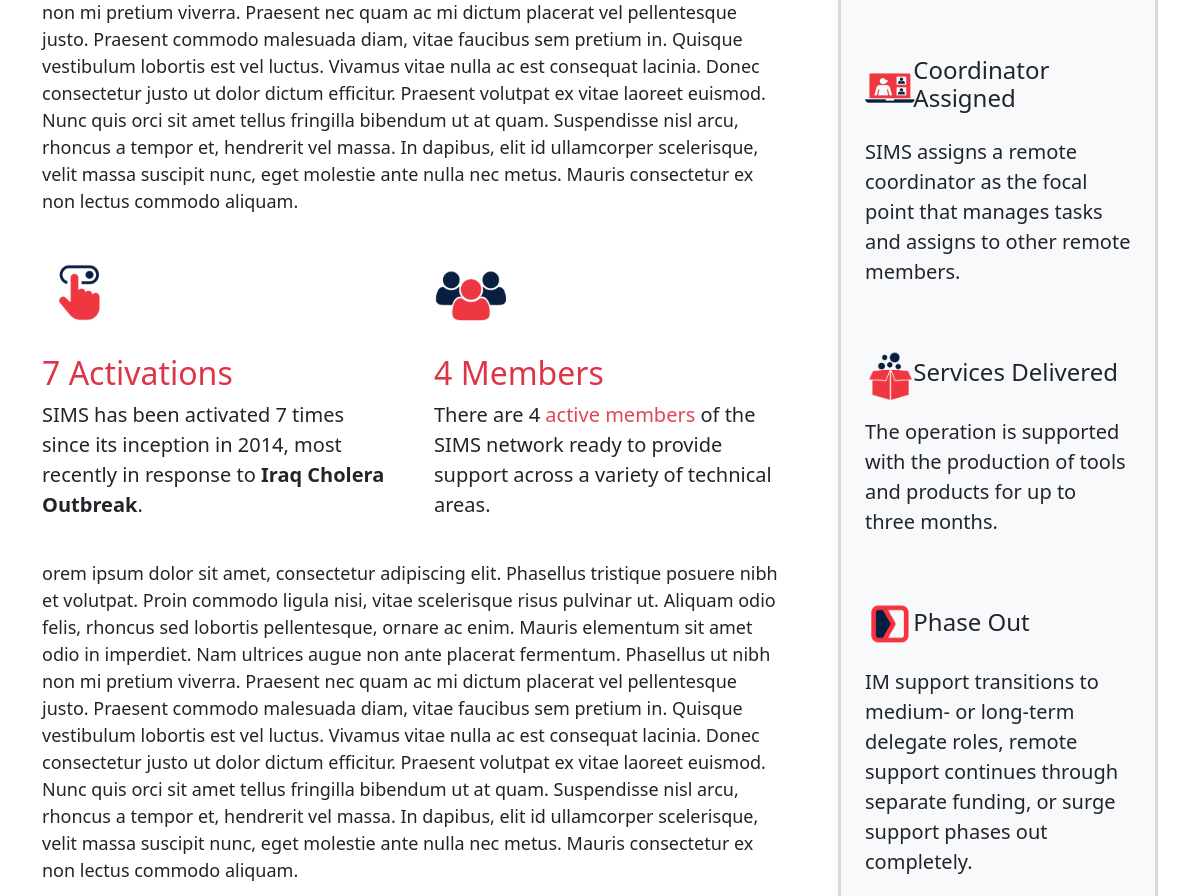
The app's page /about (middle part), older data.
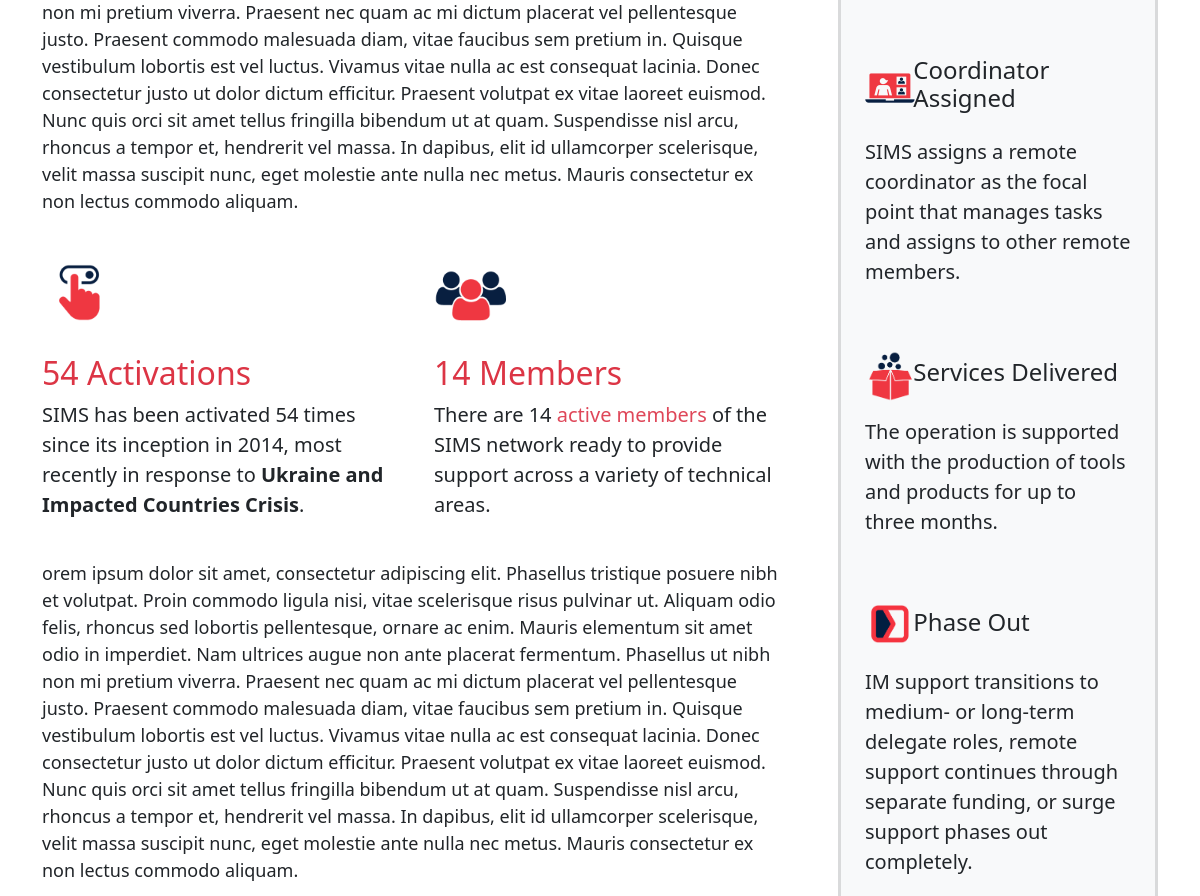
The same page, newer data.
### SIMS_Portal/models.py (models this page shows, shortened)
class Emergency(db.Model):
	__tablename__ = 'emergency'
	id = db.Column(db.Integer, primary_key=True)
	emergency_name = db.Column(db.String(100), nullable=False)
	emergency_status = db.Column(db.String(100), nullable=False, default='Active')
	emergency_glide = db.Column(db.String(20))
	emergency_go_id = db.Column(db.Integer)
	emergency_location_id = db.Column(db.Integer)
	emergency_review_id = db.Column(db.Integer)
	activation_details = db.Column(db.String(1000))
	slack_channel = db.Column(db.String)
	dropbox_url = db.Column(db.String)
	trello_url = db.Column(db.String)
	emergency_type_id = db.Column(db.Integer, db.ForeignKey('emergencytype.id'))
	emergency_products = db.relationship('Portfolio', backref='emergency_response', lazy=True)
	assigned_to = db.relationship('Assignment', backref='assigned_emergency', lazy=True)
	story_id = db.relationship('Story', backref='associated_story', lazy=True)
	created_at = db.Column(db.DateTime, server_default=func.now())
	updated_at = db.Column(db.DateTime, onupdate=func.now())

### SIMS_Portal/main/routes.py (the view)
@main.route('/about')
def about():
	count_activations = db.session.query(Emergency).count()
	lateset_activation = db.session.query(Emergency).order_by(Emergency.created_at.desc()).first()
	count_members = db.session.query(User).filter(User.status == 'Active').count()
	return render_template('about.html', count_activations=count_activations, latest_activation=lateset_activation, count_members=count_members)

### SIMS_Portal/templates/about.html (shortened to what this page needs)
{% extends "layout.html" %}
{% block content %}
<div class="container">
	<div class="row my-5">
		<div class="col-lg-8">
			<p></p>
			<div class="row g-5 row-cols-1 row-cols-lg-2 py-4">
				  <div class="feature col">
					<img src="/static/assets/img/activate.png" width="75" height="75" class="img-fluid mb-4" alt="Activations">
					<h2 class='text-danger'>{{count_activations}} Activations</h2>
					<p class='lead'>SIMS has been activated {{count_activations}} times since its inception in 2014, most recently in response to <span class='fw-bold'>{{latest_activation.emergency_name}}</span>.</p>
				  </div>
				  <div class="feature col">
					<img src="/static/assets/img/members.png" width="75" height="75" class="img-fluid mb-4" alt="Responsive image">
					<h2 class='text-danger'>{{count_members}} Members</h2>
					<p class='lead'>There are {{count_members}} <a href='/members' >active members</a> of the SIMS network ready to provide support across a variety of technical areas.</p>
				  </div>
			</div>
			<p>orem ipsum dolor sit amet, consectetur adipiscing elit. Phasellus tristique posuere nibh et volutpat. Proin commodo ligula nisi, vitae scelerisque risus pulvinar ut. Aliquam odio felis, rhoncus sed lobortis pellentesque, ornare ac enim. Mauris elementum sit amet odio in imperdiet. Nam ultrices augue non ante placerat fermentum. Phasellus ut nibh non mi pretium viverra. Praesent nec quam ac mi dictum placerat vel pellentesque justo. Praesent commodo malesuada diam, vitae faucibus sem pretium in. Quisque vestibulum lobortis est vel luctus. Vivamus vitae nulla ac est consequat lacinia. Donec consectetur justo ut dolor dictum efficitur. Praesent volutpat ex vitae laoreet euismod. Nunc quis orci sit amet tellus fringilla bibendum ut at quam. Suspendisse nisl arcu, rhoncus a tempor et, hendrerit vel massa. In dapibus, elit id ullamcorper scelerisque, velit massa suscipit nunc, eget molestie ante nulla nec metus. Mauris consectetur ex non lectus commodo aliquam.</p>
		</div>
		<div class='col ps-5'>
			<div class="card border-start-danger border-3 p-4 bg-light">
				<div class='row pb-5'>
				</div>
				<div class='row align-items-center pb-3'>
					<div class='col-2'>
					<img src='/static/assets/img/remote-coordinator.png' width="50" height="50" class="">
					</div>
					<div class='col'>
					<h4>Coordinator Assigned</h4>
					</div>
				</div>
				<div class='row pb-5'>
					<p class="lead">SIMS assigns a remote coordinator as the focal point that manages tasks and assigns to other remote members.</p>
				</div>
				<div class='row align-items-center pb-3'>
					<div class='col-2'>
					<img src='/static/assets/img/produce.png' width="50" height="50" class="">
					</div>
					<div class='col'>
					<h4>Services Delivered</h4>
					</div>
				</div>
				<div class='row pb-5'>
					<p class="lead">The operation is supported with the production of tools and products for up to three months.</p>
				</div>
				<div class='row align-items-center pb-3'>
					<div class='col-2'>
					<img src='/static/assets/img/transition.png' width="50" height="50" class="">
					</div>
					<div class='col'>
					<h4>Phase Out</h4>
					</div>
				</div>
				<div class='row pb-2'>
					<p class="lead">IM support transitions to medium- or long-term delegate roles, remote support continues through separate funding, or surge support phases out completely.</p>
				</div>
			</div>
		</div>
	</div>
</div>
{% endblock content %}

Row changes from the older to the newer data that the page shows:
no longer on this page (row edited): Emergency: emergency_name "Iraq Cholera Outbreak"
now on this page (row edited): Emergency: emergency_name "Ukraine and Impacted Countries Crisis"
Text that changed along with them:
{{ count_activations }}: "7" → "54"
{{ count_members }}: "4" → "14"
